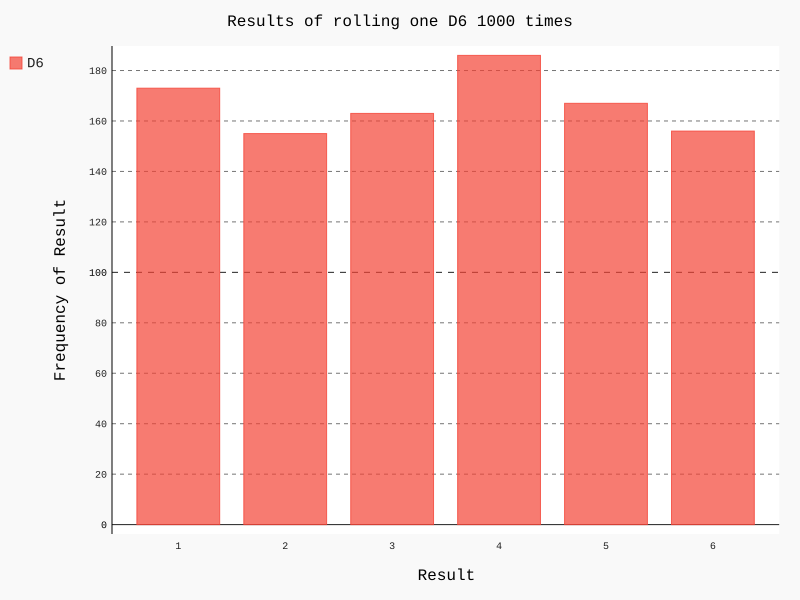

Reproduce this figure in Python.
# -*- coding: utf-8 -*-
"""
Created on Tue Oct 23 15:26:50 2018

@author: zhangyushun
"""
import pygal
from die import Die
#创建一个D6
die=Die()
#掷几次骰子，并将结果存储在一个列表中
results=[]
for roll_num in range(1000):
    result=die.roll()
    results.append(result)
#print(results)
#分析结果
frequencies=[]
for value in range(1,die.num_sides+1):
    frequencies.append(results.count(value))
print(frequencies)

#对结果进行可视化
hist=pygal.Bar()
hist.title="Results of rolling one D6 1000 times"
hist.x_labels=['1','2','3','4','5','6']
hist.x_title="Result"
hist.y_title="Frequency of Result"

hist.add('D6',frequencies)
hist.render_to_file('die_visual.svg')
